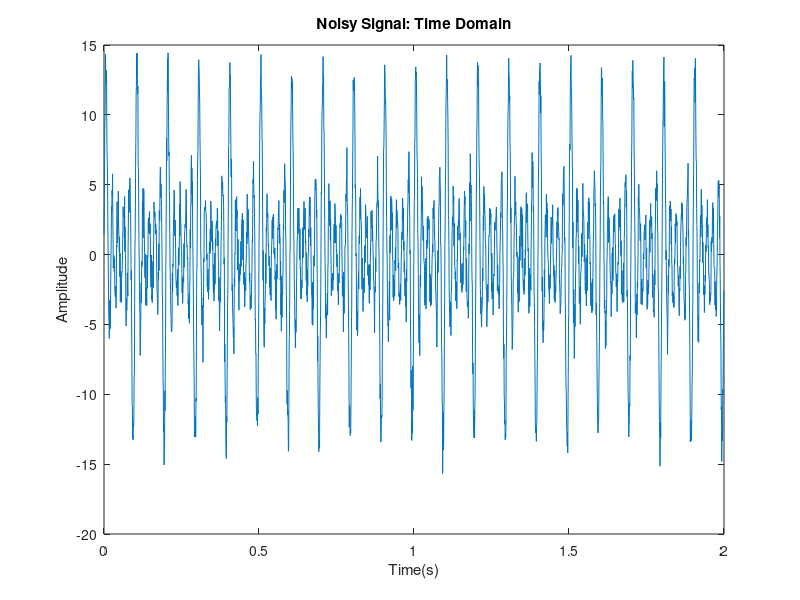
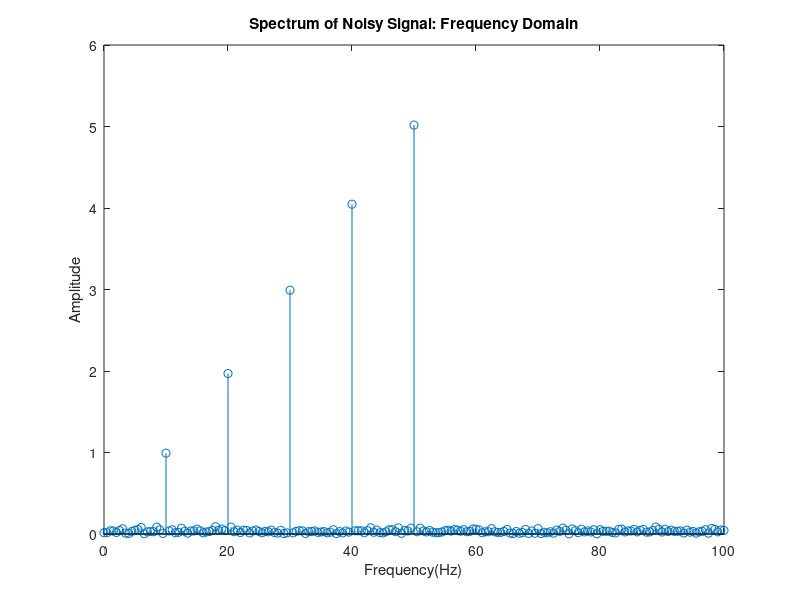

MATLAB code to generate these figures, in order:
clc
clear all
close all

%% Generate multispectral noise signal

%simulation parameters
rate = 1234; %in Hz
points = rate*2; % 2 seconds 
time = (0:points-1)/rate;

%frequencies to include
f = [10 20 30 40 50];

%create the signal
signal_t=zeros(size(time));
for i=1:length(f)
    signal_t=signal_t+i*sin(2*pi*f(i)*time);
end

%Add noise to this signal
signal_n=signal_t+randn(size(signal_t));

plot(time,signal_n)
xlabel('Time(s)')
ylabel('Amplitude')
title('Noisy Signal: Time Domain')

%% Amplitude Spectrum via Fourier Transform

signal_f=2*abs(fft(signal_n))/points;

%Vector of frequencies in Hz
hz=linspace(0,rate/2,floor(points/2)+1);

figure
stem(hz,signal_f(1:length(hz)))
set(gca,'xlim',[0 max(f)*2])
title('Spectrum of Noisy Signal: Frequency Domain')
xlabel('Frequency(Hz)')
ylabel('Amplitude')
